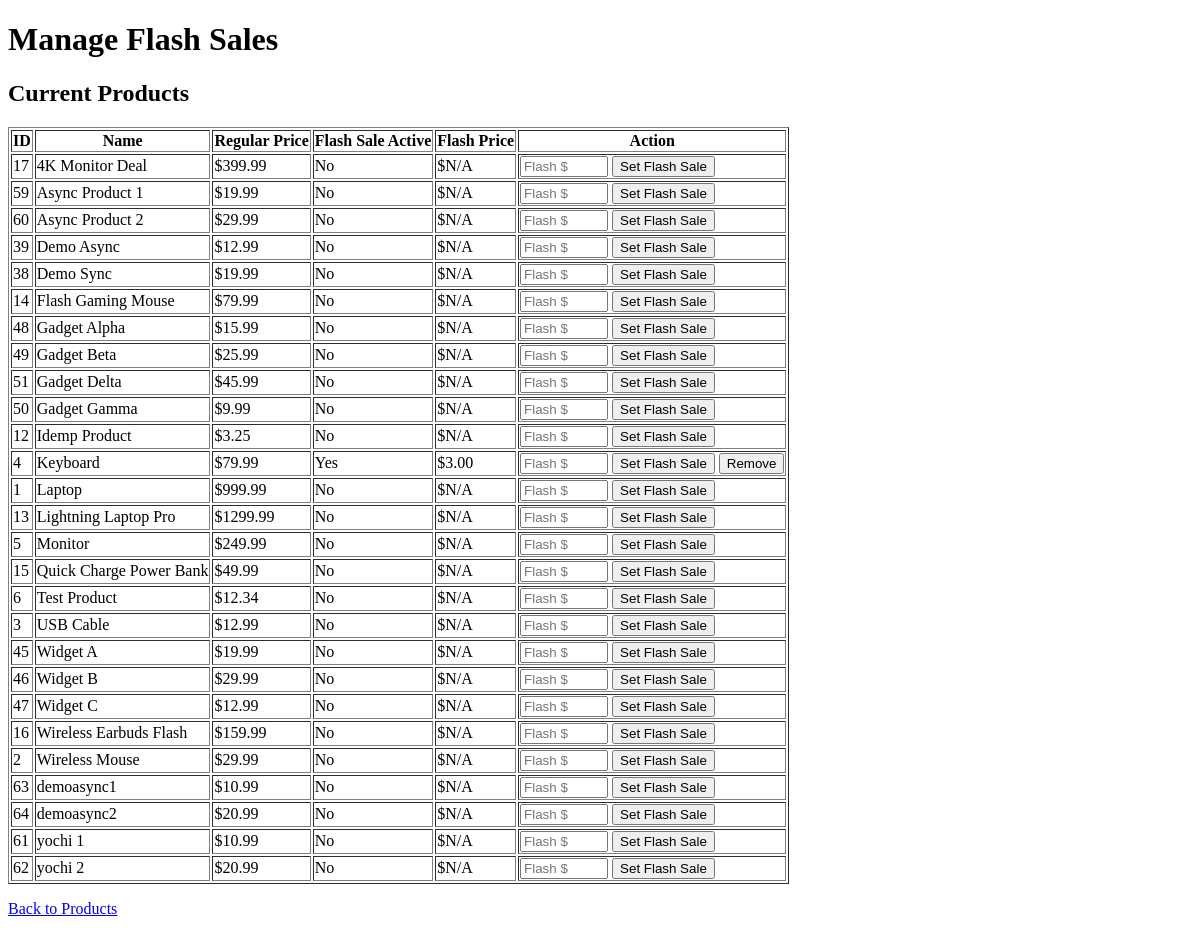
The page /admin/flash-sale on the database as committed earlier.
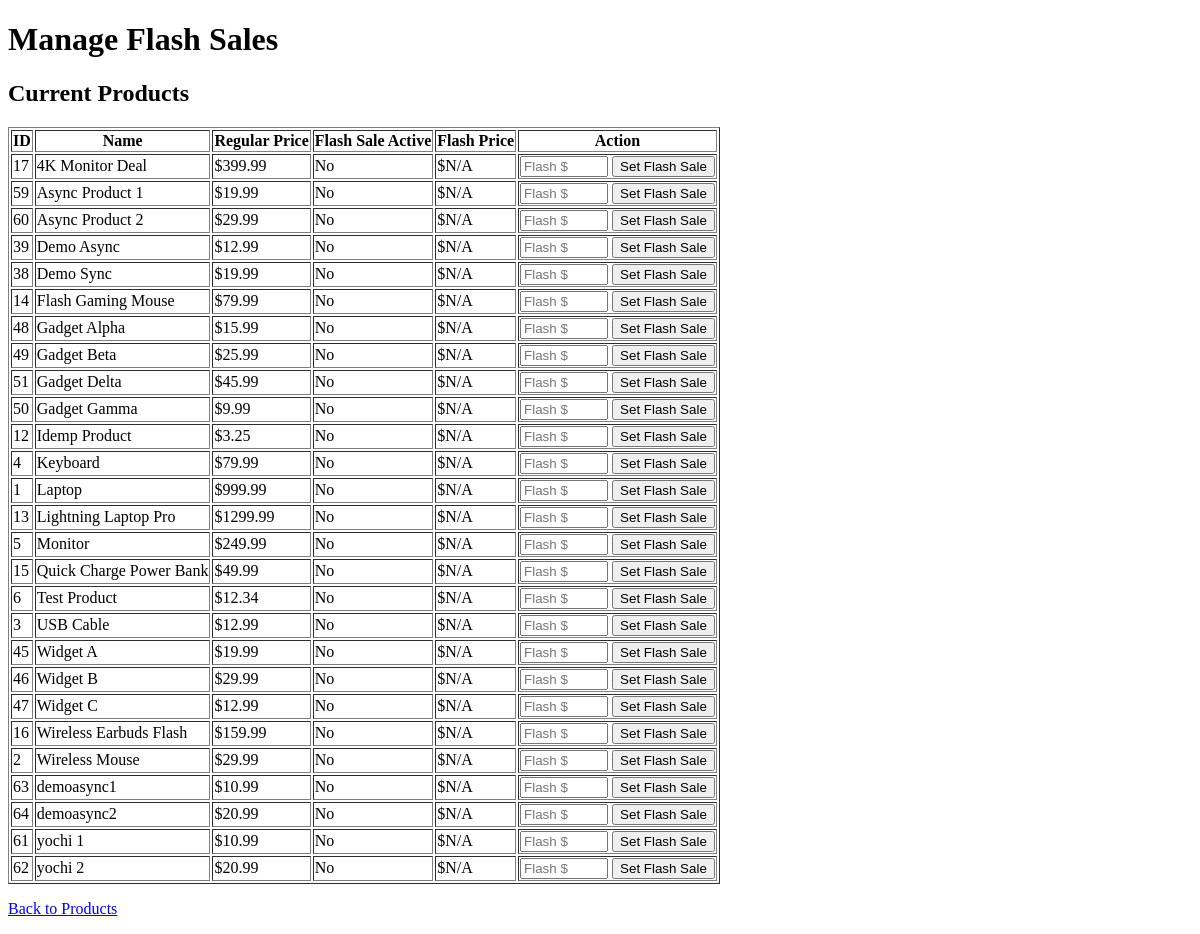
The same page on the database as committed later.
### tables this page shows
CREATE TABLE product (
	id INTEGER PRIMARY KEY AUTOINCREMENT,
	name TEXT NOT NULL UNIQUE,
    price_cents INTEGER NOT NULL CHECK(price_cents >= 0),
    stock INTEGER NOT NULL CHECK(stock >= 0),
    active INTEGER NOT NULL DEFAULT 1 CHECK(active IN (0,1)),
    -- NEW: Flash sale columns
    flash_sale_active INTEGER DEFAULT 0,
    flash_sale_price_cents INTEGER
, flash_price_cents INTEGER CHECK(flash_price_cents >= 0), sale_start TIMESTAMP, sale_end TIMESTAMP);

### src/app.py (the view)
    @app.get("/admin/flash-sale")
    def admin_flash_sale():
        conn = get_conn()
        try:
            cursor = conn.execute("""
                SELECT id, name, price_cents, flash_sale_active, flash_sale_price_cents
                FROM product
                WHERE active = 1
                ORDER BY name
            """)
            products = cursor.fetchall()
            return render_template("admin_flash_sale.html", products=products)
        finally:
            conn.close()

### src/dao.py (called while the page is built)
def get_connection(db_path: str) -> sqlite3.Connection:
    conn = sqlite3.connect(db_path)
    conn.row_factory = sqlite3.Row
    conn.execute("PRAGMA foreign_keys = ON")
    return conn

### src/templates/admin_flash_sale.html (shortened to what this page needs)
<!doctype html>
<html>
<head><title>Manage Flash Sales</title></head>
<body>
    <h1>Manage Flash Sales</h1>
    <h2>Current Products</h2>
    <table border="1">
        <tr>
            <th>ID</th>
            <th>Name</th>
            <th>Regular Price</th>
            <th>Flash Sale Active</th>
            <th>Flash Price</th>
            <th>Action</th>
        </tr>
        {% for p in products %}
        <tr>
            <td>{{ p.id }}</td>
            <td>{{ p.name }}</td>
            <td>${{ '%.2f' % (p.price_cents / 100.0) }}</td>
            <td>{{ 'Yes' if p.flash_sale_active else 'No' }}</td>
            <td>${{ '%.2f' % (p.flash_sale_price_cents / 100.0) if p.flash_sale_price_cents else 'N/A' }}</td>
            <td>
                <form method="post" action="/admin/flash-sale/set" style="display: inline;">
                    <input type="number" name="flash_price" placeholder="Flash $" step="0.01" style="width: 80px;">
                    <button type="submit">Set Flash Sale</button>
                </form>
                {% if p.flash_sale_active %}
                <form method="post" action="/admin/flash-sale/remove" style="display: inline;">
                    <button type="submit">Remove</button>
                </form>
                {% endif %}
            </td>
        </tr>
        {% endfor %}
    </table>
    <p><a href="/products">Back to Products</a></p>
</body>
</html>

Rows that differ between the two databases and show on the page:
changed product "Keyboard": flash_sale_active "Yes" → "No"; flash_sale_price_cents "3.00" → "N/A"; no longer shows "Remove"
